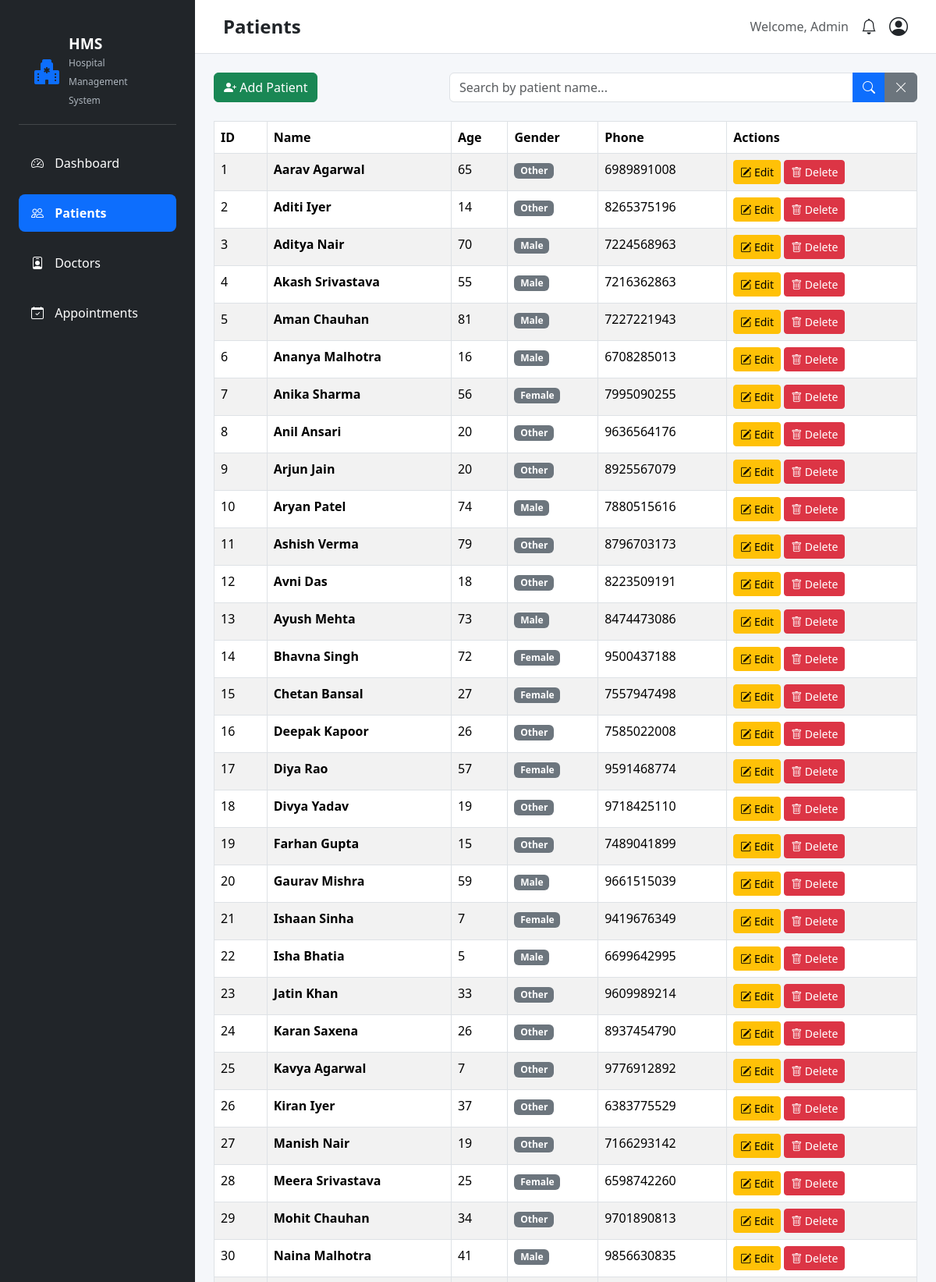
Page /patients (upper part) on the committed database.
### tables this page shows
CREATE TABLE patients (
    id INTEGER PRIMARY KEY AUTOINCREMENT,
    name TEXT NOT NULL,
    age INTEGER NOT NULL,
    gender TEXT NOT NULL,
    phone TEXT NOT NULL
);

### app.py (the view)
@app.route("/patients")
def patients():
    search = request.args.get("search", "")
    connection = get_db_connection()
    cursor = connection.cursor()
    if search:
        cursor.execute(
            "SELECT * FROM patients WHERE name LIKE ? ORDER BY id ASC",
            ('%' + search + '%',)
        )
    else:
        cursor.execute("SELECT * FROM patients ORDER BY id ASC")
    patients = cursor.fetchall()
    connection.close()
    return render_template(
        "patients.html",
        page_title="Patients",
        patients=patients,
        search=search
    )

### database/db.py (called while the page is built)
def get_db_connection():
    connection = sqlite3.connect(DATABASE_PATH)
    connection.row_factory = sqlite3.Row
    connection.execute("PRAGMA foreign_keys = ON")
    return connection

### templates/patients.html (shortened to what this page needs)
{% extends "base.html" %}
{% block content %}
<div class="d-flex justify-content-between align-items-center mb-4 gap-3">
    <a href="/add-patient" class="btn btn-success">
        <i class="bi bi-person-plus-fill"></i>
        Add Patient
    </a>
    <form method="GET" action="/patients" class="patient-search-form">
        <div class="input-group">
            <input
                type="text"
                name="search"
                class="form-control"
                placeholder="Search by patient name..."
                value="{{ search }}"
            >
            <button
                class="btn btn-primary"
                type="submit"
                title="Search"
            >
                <i class="bi bi-search"></i>
            </button>
            <a
                href="/patients"
                class="btn btn-secondary"
                title="Clear search"
            >
                <i class="bi bi-x-lg"></i>
            </a>
        </div>
    </form>
</div>
<div class="table-responsive">
    <table class="table table-bordered table-striped patients-table">
        <thead>
            <tr>
                <th>ID</th>
                <th>Name</th>
                <th>Age</th>
                <th>Gender</th>
                <th>Phone</th>
                <th>Actions</th>
            </tr>
        </thead>
        <tbody>
            {% if patients %}
                {% for patient in patients %}
                <tr>
                    <td>{{ patient[0] }}</td>
                    <td class="fw-semibold">
                        {{ patient[1] }}
                    </td>
                    <td>{{ patient[2] }}</td>
                    <td>
                        <span class="badge bg-secondary">
                            {{ patient[3] }}
                        </span>
                    </td>
                    <td>{{ patient[4] }}</td>
                    <td>
                        <a
                            href="/edit-patient/{{ patient[0] }}"
                            class="btn btn-warning btn-sm"
                            title="Edit patient"
                        >
                            <i class="bi bi-pencil-square"></i>
                            Edit
                        </a>
                        <form
                            method="POST"
                            action="{{ url_for('delete_patient', id=patient[0]) }}"
                            class="d-inline"
                            onsubmit="return confirm('Are you sure you want to delete this patient?')"
                        >
                            <button
                                type="submit"
                                class="btn btn-danger btn-sm"
                                title="Delete patient"
                            >
                                <i class="bi bi-trash"></i>
                                Delete
                            </button>
                        </form>
                    </td>
                </tr>
                {% endfor %}
            {% endif %}
        </tbody>
    </table>
</div>
{% endblock %}

### static/css/style.css (style rules this page uses)
* { box-sizing: border-box; }
body { margin: 0; background-color: #f5f7fa; font-family: 'Segoe UI', Tahoma, Geneva, Verdana, sans-serif; }
a { text-decoration: none; }
.patient-search-form { flex: 1; max-width: 600px; }
.patients-table { background-color: #ffffff; }
.patients-table tbody tr { transition: background-color 0.2s ease; }
.patients-table th { font-weight: 600; }

### rows in the picture
patients: id "1", name "Aarav Agarwal", age "65", gender "Other", phone "6989891008"
patients: id "2", name "Aditi Iyer", age "14", gender "Other", phone "8265375196"
patients: id "3", name "Aditya Nair", age "70", gender "Male", phone "7224568963"
patients: id "4", name "Akash Srivastava", age "55", gender "Male", phone "7216362863"
patients: id "5", name "Aman Chauhan", age "81", gender "Male", phone "7227221943"
patients: id "6", name "Ananya Malhotra", age "16", gender "Male", phone "6708285013"
patients: id "7", name "Anika Sharma", age "56", gender "Female", phone "7995090255"
patients: id "8", name "Anil Ansari", age "20", gender "Other", phone "9636564176"
patients: id "9", name "Arjun Jain", age "20", gender "Other", phone "8925567079"
patients: id "10", name "Aryan Patel", age "74", gender "Male", phone "7880515616"
patients: id "11", name "Ashish Verma", age "79", gender "Other", phone "8796703173"
patients: id "12", name "Avni Das", age "18", gender "Other", phone "8223509191"
patients: id "13", name "Ayush Mehta", age "73", gender "Male", phone "8474473086"
patients: id "14", name "Bhavna Singh", age "72", gender "Female", phone "9500437188"
patients: id "15", name "Chetan Bansal", age "27", gender "Female", phone "7557947498"
patients: id "16", name "Deepak Kapoor", age "26", gender "Other", phone "7585022008"
patients: id "17", name "Diya Rao", age "57", gender "Female", phone "9591468774"
patients: id "18", name "Divya Yadav", age "19", gender "Other", phone "9718425110"
patients: id "19", name "Farhan Gupta", age "15", gender "Other", phone "7489041899"
patients: id "20", name "Gaurav Mishra", age "59", gender "Male", phone "9661515039"
patients: id "21", name "Ishaan Sinha", age "7", gender "Female", phone "9419676349"
patients: id "22", name "Isha Bhatia", age "5", gender "Male", phone "6699642995"
patients: id "23", name "Jatin Khan", age "33", gender "Other", phone "9609989214"
patients: id "24", name "Karan Saxena", age "26", gender "Other", phone "8937454790"
patients: id "25", name "Kavya Agarwal", age "7", gender "Other", phone "9776912892"
patients: id "26", name "Kiran Iyer", age "37", gender "Other", phone "6383775529"
patients: id "27", name "Manish Nair", age "19", gender "Other", phone "7166293142"
patients: id "28", name "Meera Srivastava", age "25", gender "Female", phone "6598742260"
patients: id "29", name "Mohit Chauhan", age "34", gender "Other", phone "9701890813"
patients: id "30", name "Naina Malhotra", age "41", gender "Male", phone "9856630835"

### other values in the picture
{{ page_title | default('Dashboard') }} "Patients"
